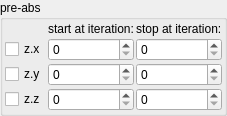
    <widget class="QGroupBox" name="groupBox">
     <property name="title">
      <string>pre-abs</string>
     </property>
     <layout class="QVBoxLayout" name="verticalLayout_3" stretch="0">
      <property name="spacing">
       <number>2</number>
      </property>
      <property name="leftMargin">
       <number>2</number>
      </property>
      <property name="topMargin">
       <number>2</number>
      </property>
      <property name="rightMargin">
       <number>2</number>
      </property>
      <property name="bottomMargin">
       <number>2</number>
      </property>
      <item>
       <layout class="QGridLayout" name="gridLayout_24" columnstretch="0,1,1">
        <property name="spacing">
         <number>2</number>
        </property>
        <item row="1" column="1">
         <widget class="MySpinBox" name="spinboxInt_transf_start_iterations_Cx">
          <property name="sizePolicy">
           <sizepolicy hsizetype="Minimum" vsizetype="Maximum">
            <horstretch>0</horstretch>
            <verstretch>0</verstretch>
           </sizepolicy>
          </property>
          <property name="minimum">
           <number>0</number>
          </property>
          <property name="maximum">
           <number>999</number>
          </property>
          <property name="value">
           <number>0</number>
          </property>
         </widget>
        </item>
        <item row="3" column="2">
         <widget class="MySpinBox" name="spinboxInt_transf_stop_iterations_Cz">
          <property name="sizePolicy">
           <sizepolicy hsizetype="Preferred" vsizetype="Maximum">
            <horstretch>0</horstretch>
            <verstretch>0</verstretch>
           </sizepolicy>
          </property>
          <property name="maximum">
           <number>999</number>
          </property>
         </widget>
        </item>
        <item row="2" column="1">
         <widget class="MySpinBox" name="spinboxInt_transf_start_iterations_Cy">
          <property name="sizePolicy">
           <sizepolicy hsizetype="Minimum" vsizetype="Maximum">
            <horstretch>0</horstretch>
            <verstretch>0</verstretch>
           </sizepolicy>
          </property>
          <property name="minimum">
           <number>0</number>
          </property>
          <property name="maximum">
           <number>999</number>
          </property>
          <property name="value">
           <number>0</number>
          </property>
         </widget>
        </item>
        <item row="1" column="2">
         <widget class="MySpinBox" name="spinboxInt_transf_stop_iterations_Cx">
          <property name="sizePolicy">
           <sizepolicy hsizetype="Preferred" vsizetype="Maximum">
            <horstretch>0</horstretch>
            <verstretch>0</verstretch>
           </sizepolicy>
          </property>
          <property name="maximum">
           <number>999</number>
          </property>
         </widget>
        </item>
        <item row="0" column="2">
         <widget class="QLabel" name="label_76">
          <property name="text">
           <string>stop at iteration:</string>
          </property>
         </widget>
        </item>
        <item row="3" column="1">
         <widget class="MySpinBox" name="spinboxInt_transf_start_iterations_Cz">
          <property name="sizePolicy">
           <sizepolicy hsizetype="Minimum" vsizetype="Maximum">
            <horstretch>0</horstretch>
            <verstretch>0</verstretch>
           </sizepolicy>
          </property>
          <property name="minimum">
           <number>0</number>
          </property>
          <property name="maximum">
           <number>999</number>
          </property>
          <property name="value">
           <number>0</number>
          </property>
         </widget>
        </item>
        <item row="2" column="2">
         <widget class="MySpinBox" name="spinboxInt_transf_stop_iterations_Cy">
          <property name="sizePolicy">
           <sizepolicy hsizetype="Preferred" vsizetype="Maximum">
            <horstretch>0</horstretch>
            <verstretch>0</verstretch>
           </sizepolicy>
          </property>
          <property name="maximum">
           <number>999</number>
          </property>
         </widget>
        </item>
        <item row="0" column="1">
         <widget class="QLabel" name="label_104">
          <property name="text">
           <string>start at iteration:</string>
          </property>
         </widget>
        </item>
        <item row="3" column="0">
         <widget class="MyCheckBox" name="checkBox_transf_function_enabledAz_false">
          <property name="text">
           <string notr="true">z.z</string>
          </property>
         </widget>
        </item>
        <item row="1" column="0">
         <widget class="MyCheckBox" name="checkBox_transf_function_enabledAx">
          <property name="text">
           <string notr="true">z.x</string>
          </property>
         </widget>
        </item>
        <item row="2" column="0">
         <widget class="MyCheckBox" name="checkBox_transf_function_enabledAy">
          <property name="text">
           <string notr="true">z.y</string>
          </property>
         </widget>
        </item>
       </layout>
      </item>
     </layout>
    </widget>
